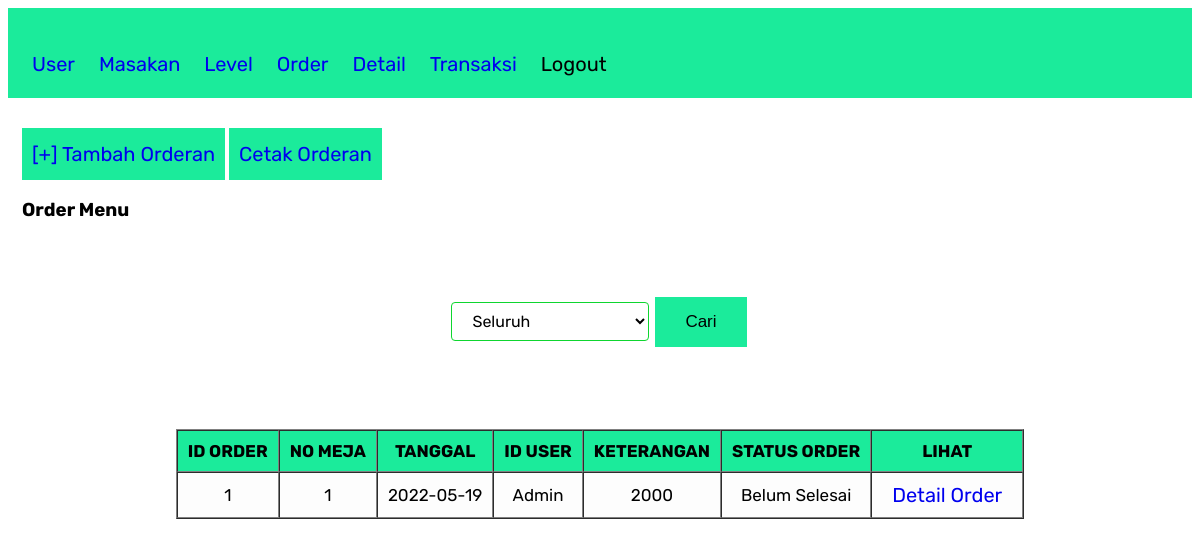
Screenshot of /orderMasakan.php with the database file from the repository.
### tables this page shows
CREATE TABLE `ordermasakan` (
  `ID_Order_Taufik` varchar(11) NOT NULL,
  `No_Meja_Taufik` varchar(30) NOT NULL,
  `Tanggal_Taufik` date NOT NULL,
  `Id_User_Taufik` varchar(50) NOT NULL,
  `Keterangan_Taufik` text NOT NULL,
  `Status_Order_Taufik` varchar(20) NOT NULL
);

CREATE TABLE `user` (
  `id` int(11) NOT NULL,
  `id_role` int(11) NOT NULL,
  `username` varchar(50) NOT NULL,
  `password` varchar(100) NOT NULL,
  `nama_user` varchar(50) NOT NULL
);

### orderMasakan.php (the view, shortened to what this page needs)
<?php
include "connection.php";
$sql = "SELECT * FROM ordermasakan INNER JOIN user as a on ordermasakan.Id_User_Taufik = a.id where Status_Order_Taufik = 'Belum Selesai'";
$orderData = mysqli_query($conn, $sql);
?>
<!DOCTYPE html>
<html lang="en">
<head>
    <link rel="stylesheet" href="MyStyle1.css">
</head>
<body>
    <div class="Masakan">
        <div class="nav">
            <ul>
                <li><a href="LihatUser.php">User </a></li>
                <li><a href="ListMasakan.php">Masakan </a></li>
                <li><a href="LihatLevel.php">Level </a></li>
                <li><a href="orderMasakan.php">Order </a></li>
                <li><a href="#">Detail </a></li>
                <li><a href="tampil_transaksi.php">Transaksi </a></li>
                <li><a href="logout.php" method="post" class="logout">Logout </a></li>
            </ul>
        </div>
    </div>
    <div class="nav1">
        <ul>
            <li><a href="order.php">[+] Tambah Orderan</a></li>
            <li><a href="CetakOrder.php">Cetak Orderan</a></li>
            <h3>Order Menu</h3>
            <br>
            <form action="" method="post">
                <center>
                    <select class="classic" name="keyword">
                        <option value="Seluruh">Seluruh</option>
                    </select>
                    <button type="submit" name="Cari">Cari</button>
                </center>
            </form>
        </ul>
        <center>
            <table border="1" cellspacing="0" cellpadding="10px">
                <thead>
                    <tr>
                        <th>ID ORDER</th>
                        <th>NO MEJA</th>
                        <th>TANGGAL</th>
                        <th>ID USER</th>
                        <th>KETERANGAN</th>
                        <th>STATUS ORDER</th>
                        <th>LIHAT</th>
                    </tr>
                </thead>
                <tbody>
                    <?php
                    if (mysqli_num_rows($orderData) == 0) {
                        echo "<tr>";
                        echo "<td colspan='7'>Data Kosong</td>";
                        echo "</tr>";
                    } else {
                        foreach ($orderData as $order) {
                            echo "<tr>";
                            echo "<td>".$order['ID_Order_Taufik']."</td>";
                            echo "<td>".$order['No_Meja_Taufik']."</td>";
                            echo "<td>".$order['Tanggal_Taufik']."</td>";
                            echo "<td>".$order['nama_user']."</td>";
                            echo "<td>".$order['Keterangan_Taufik']."</td>";
                            echo "<td>".$order['Status_Order_Taufik']."</td>";
                            echo "<td><a href='detailOrder.php?id=".$order['ID_Order_Taufik']."'>Detail Order</a></td>";
                            echo "</tr>";
                        }
                    }
                    ?>
                </tbody>
        </center>
    </div>
</body>
</html>

### myStyle1.css (style rules this page uses)
body { background-color: #ffffff; font-family: "Rubik", sans-serif; }
a { text-decoration: none; font-size: 20px; font-family: "Rubik", sans-serif; padding: 14px 10px }
select { text-decoration: none; font-size: 20px; padding: 14px 10px }
th { font-size: 17px; background: rgb(27, 235, 155); color: #000000; }
td { background: rgb(253, 253, 253); color: #000000; font-size: 17px; }
form { padding: 14px 10px }
ul { padding: 14px; }
li { list-style: none; display: inline-flex; }
li a { background: rgb(27, 235, 155); }
.nav { background: rgb(27, 235, 155); height: 90px; text-align: left; width: 100%; display: flex; }
.logout { border: none; font-size: 20px; background: rgb(27, 235, 155); color: rgb(0, 0, 0); }
table { text-align: center; margin-top: 50px; }
select { margin-top: 30px; background-color: white; border: thin solid rgb(14, 214, 47); border-radius: 4px; display: inline-block; font: inherit; line-height: 1.5em; padding: 0.5em 3.5em 0.5em 1em; }
button[type=submit] { background-color: rgb(27, 235, 155); border: none; color: rgb(0, 0, 0); padding: 15px 30px; text-decoration: none; margin: 4px 2px; font-size: 17px; cursor: pointer; }

### rows the page displays
ordermasakan: ID_Order_Taufik "1", No_Meja_Taufik "1", Tanggal_Taufik "2022-05-19", user.nama_user "Admin", Keterangan_Taufik "2000", Status_Order_Taufik "Belum Selesai"
